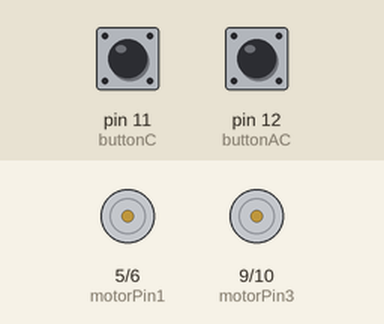
Recording of a sketch running on a simulated Arduino Uno, built with avr-gcc and run on an emulated ATmega328P. On the bench: motor-driver pin pairs drawn as motors (green arrow = first pin HIGH = forward, orange = second pin HIGH = backward, longer = more drive). The test bench sets the inputs (shaded band); at power-on: pin 11 (buttonC) LOW, pin 12 (buttonAC) LOW.

Above: at 1.2 s.
1.3 s: pin 11 (buttonC) pulled HIGH for 0.15 s
At 1.9 s:
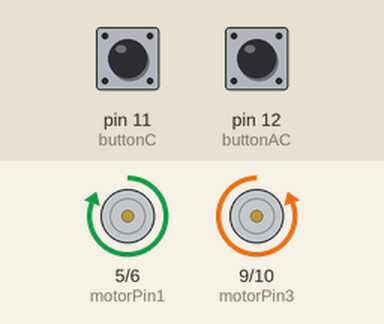
2.9 s: pin 12 (buttonAC) pulled HIGH for 0.15 s
At 4.1 s:
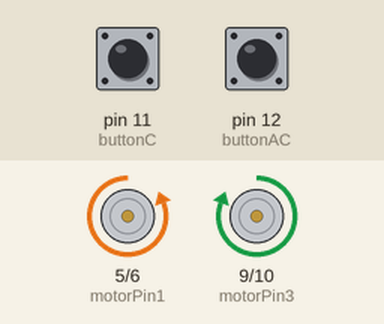
4.5 s: pin 11 (buttonC) pulled HIGH for 1 s
At 5.5 s:
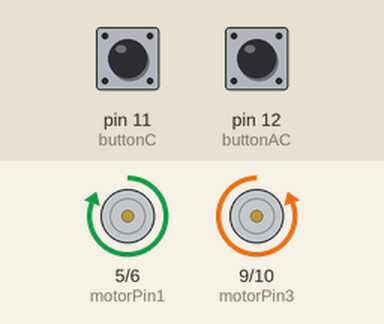
7.0 s: pin 12 (buttonAC) pulled HIGH for 1 s
At 7.4 s:
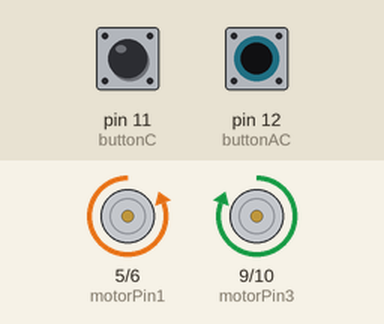
9.5 s: pin 11 (buttonC) driven HIGH and pin 12 (buttonAC) driven HIGH
At 10.7 s:
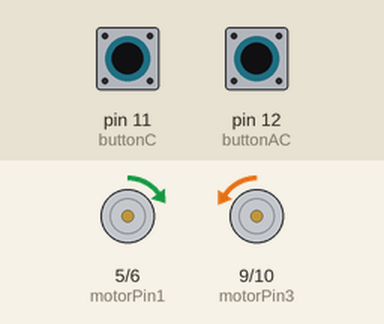
11.0 s: pin 11 (buttonC) driven LOW
At 11.5 s:
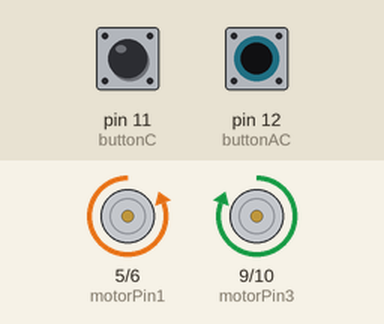
Timing chart, 0 to 13.5 s (numbered marks = the images above; inputs shaded):
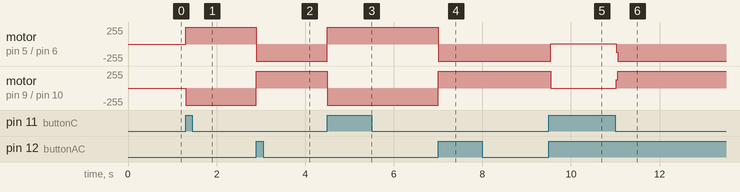

The sketch:

direction-tweaker.ino
```cpp
// C++ code
//
int motorPin1 = 5;
int motorPin2 = 6;
int motorPin3 = 9;
int motorPin4 = 10;
int buttonC = 11;
int buttonAC = 12;


void setup()
{
  pinMode(motorPin1, OUTPUT);
  pinMode(motorPin2, OUTPUT);
  pinMode(motorPin3, OUTPUT);
  pinMode(motorPin4, OUTPUT);
  pinMode(buttonC, INPUT);
  pinMode(buttonAC, INPUT);
}

void loop()
{

  // Anti-Clockwise button
  if( digitalRead(buttonAC) == HIGH){
    digitalWrite(motorPin2, HIGH);
    digitalWrite(motorPin1, LOW);
    digitalWrite(motorPin3, HIGH);
    digitalWrite(motorPin4, LOW);
  }
  // Clockwise button
  if( digitalRead(buttonC) == HIGH){
    digitalWrite(motorPin2, LOW);
    digitalWrite(motorPin1, HIGH);
    digitalWrite(motorPin3, LOW);
    digitalWrite(motorPin4, HIGH);
  }
}
```

Measured:
- after the input at 1.3 s, motor on pin 5 (motorPin1) / pin 6 (motorPin2): stopped → forward 255/255 at once; motor on pin 9 (motorPin3) / pin 10 (motorPin4): stopped → backward 255/255 at once
- after the input at 2.9 s, motor on pin 5 (motorPin1) / pin 6 (motorPin2): forward 255/255 → backward 255/255 at once; motor on pin 9 (motorPin3) / pin 10 (motorPin4): backward 255/255 → forward 255/255 at once
- after the input at 4.5 s, motor on pin 5 (motorPin1) / pin 6 (motorPin2): backward 255/255 → forward 255/255 at once; motor on pin 9 (motorPin3) / pin 10 (motorPin4): forward 255/255 → backward 255/255 at once
- after the input at 7.0 s, motor on pin 5 (motorPin1) / pin 6 (motorPin2): forward 255/255 → backward 255/255 at once; motor on pin 9 (motorPin3) / pin 10 (motorPin4): backward 255/255 → forward 255/255 at once
- after the input at 9.5 s, motor on pin 5 (motorPin1) / pin 6 (motorPin2): backward 255/255 → forward 5/255 at once; motor on pin 9 (motorPin3) / pin 10 (motorPin4): forward 255/255 → backward 7/255 at once
- after the input at 11.0 s, motor on pin 5 (motorPin1) / pin 6 (motorPin2): forward 5/255 → backward 255/255 at once; motor on pin 9 (motorPin3) / pin 10 (motorPin4): backward 7/255 → forward 255/255 at once
